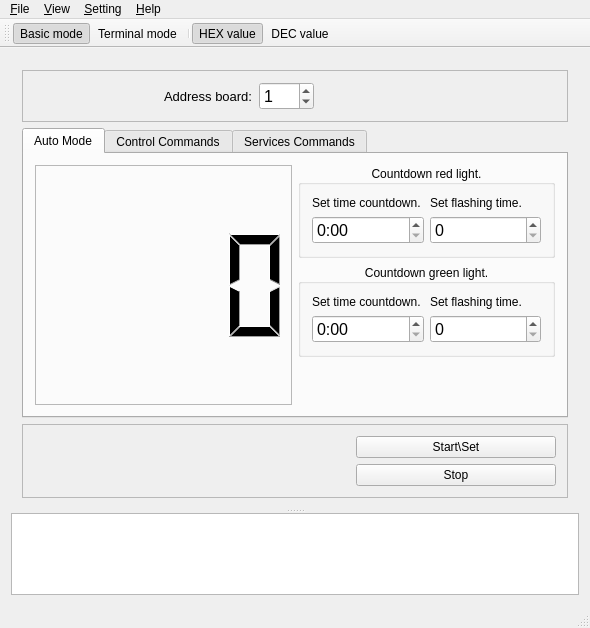
<?xml version="1.0" encoding="UTF-8"?>
<ui version="4.0">
 <class>MainWindow</class>
 <widget class="QMainWindow" name="MainWindow">
  <property name="geometry">
   <rect>
    <x>0</x>
    <y>0</y>
    <width>590</width>
    <height>628</height>
   </rect>
  </property>
  <property name="windowTitle">
   <string>MainWindow</string>
  </property>
  <widget class="QWidget" name="centralWidget">
   <layout class="QGridLayout" name="gridLayout_6">
    <item row="0" column="0">
     <widget class="QSplitter" name="splitter">
      <property name="orientation">
       <enum>Qt::Vertical</enum>
      </property>
      <widget class="QWidget" name="">
       <layout class="QVBoxLayout" name="verticalLayout_15">
        <item>
         <widget class="QFrame" name="frameAdr">
          <property name="font">
           <font>
            <pointsize>12</pointsize>
           </font>
          </property>
          <property name="frameShape">
           <enum>QFrame::StyledPanel</enum>
          </property>
          <property name="frameShadow">
           <enum>QFrame::Plain</enum>
          </property>
          <layout class="QHBoxLayout" name="horizontalLayout_11" stretch="0,0,0,0">
           <item>
            <spacer name="horizontalSpacer_6">
             <property name="orientation">
              <enum>Qt::Horizontal</enum>
             </property>
             <property name="sizeHint" stdset="0">
              <size>
               <width>136</width>
               <height>20</height>
              </size>
             </property>
            </spacer>
           </item>
           <item>
            <widget class="QLabel" name="label_11">
             <property name="font">
              <font>
               <pointsize>10</pointsize>
              </font>
             </property>
             <property name="text">
              <string>Address board:</string>
             </property>
            </widget>
           </item>
           <item>
            <widget class="QSpinBox" name="spinBoxAdr">
             <property name="font">
              <font>
               <pointsize>12</pointsize>
              </font>
             </property>
             <property name="maximum">
              <number>255</number>
             </property>
             <property name="value">
              <number>1</number>
             </property>
             <property name="displayIntegerBase">
              <number>10</number>
             </property>
            </widget>
           </item>
           <item>
            <spacer name="horizontalSpacer_4">
             <property name="orientation">
              <enum>Qt::Horizontal</enum>
             </property>
             <property name="sizeHint" stdset="0">
              <size>
               <width>248</width>
               <height>17</height>
              </size>
             </property>
            </spacer>
           </item>
          </layout>
         </widget>
        </item>
        <item>
         <widget class="QTabWidget" name="tabWidget">
          <property name="tabPosition">
           <enum>QTabWidget::North</enum>
          </property>
          <property name="tabShape">
           <enum>QTabWidget::Rounded</enum>
          </property>
          <property name="currentIndex">
           <number>0</number>
          </property>
          <widget class="QWidget" name="tab_1">
           <attribute name="title">
            <string>Auto Mode</string>
           </attribute>
           <layout class="QHBoxLayout" name="horizontalLayout">
            <item>
             <widget class="QLCDNumber" name="lcdNumber">
              <property name="frameShape">
               <enum>QFrame::StyledPanel</enum>
              </property>
              <property name="frameShadow">
               <enum>QFrame::Sunken</enum>
              </property>
              <property name="lineWidth">
               <number>1</number>
              </property>
              <property name="smallDecimalPoint">
               <bool>false</bool>
              </property>
              <property name="digitCount">
               <number>4</number>
              </property>
              <property name="value" stdset="0">
               <double>0.000000000000000</double>
              </property>
              <property name="intValue" stdset="0">
               <number>0</number>
              </property>
             </widget>
            </item>
            <item>
             <layout class="QVBoxLayout" name="verticalLayout_7">
              <item>
               <widget class="QGroupBox" name="groupBox_2">
                <property name="title">
                 <string>Countdown red light.</string>
                </property>
                <property name="alignment">
                 <set>Qt::AlignCenter</set>
                </property>
                <layout class="QGridLayout" name="gridLayout_2">
                 <item row="0" column="0">
                  <layout class="QVBoxLayout" name="verticalLayout_10">
                   <item>
                    <widget class="QLabel" name="label_3">
                     <property name="text">
                      <string>Set time countdown.</string>
                     </property>
                    </widget>
                   </item>
                   <item>
                    <widget class="QTimeEdit" name="timeEditRed">
                     <property name="font">
                      <font>
                       <pointsize>12</pointsize>
                      </font>
                     </property>
                     <property name="maximumTime">
                      <time>
                       <hour>0</hour>
                       <minute>9</minute>
                       <second>59</second>
                      </time>
                     </property>
                     <property name="currentSection">
                      <enum>QDateTimeEdit::MinuteSection</enum>
                     </property>
                     <property name="displayFormat">
                      <string>m:ss</string>
                     </property>
                    </widget>
                   </item>
                  </layout>
                 </item>
                 <item row="0" column="1">
                  <layout class="QVBoxLayout" name="verticalLayout_9">
                   <item>
                    <widget class="QLabel" name="label_10">
                     <property name="text">
                      <string>Set flashing time.</string>
                     </property>
                    </widget>
                   </item>
                   <item>
                    <widget class="QSpinBox" name="spinBoxRed">
                     <property name="font">
                      <font>
                       <pointsize>12</pointsize>
                      </font>
                     </property>
                     <property name="maximum">
                      <number>255</number>
                     </property>
                    </widget>
                   </item>
                  </layout>
                 </item>
                </layout>
               </widget>
              </item>
              <item>
               <widget class="QGroupBox" name="groupBox_3">
                <property name="title">
                 <string>Countdown green light.</string>
                </property>
                <property name="alignment">
                 <set>Qt::AlignCenter</set>
                </property>
                <layout class="QGridLayout" name="gridLayout_3">
                 <item row="0" column="0">
                  <layout class="QVBoxLayout" name="verticalLayout_11">
                   <item>
                    <widget class="QLabel" name="label">
                     <property name="text">
                      <string>Set time countdown.</string>
                     </property>
                    </widget>
                   </item>
                   <item>
                    <widget class="QTimeEdit" name="timeEditGreen">
                     <property name="font">
                      <font>
                       <pointsize>12</pointsize>
                      </font>
                     </property>
                     <property name="maximumTime">
                      <time>
                       <hour>0</hour>
                       <minute>9</minute>
                       <second>59</second>
                      </time>
                     </property>
                     <property name="currentSection">
                      <enum>QDateTimeEdit::MinuteSection</enum>
                     </property>
                     <property name="displayFormat">
                      <string>m:ss</string>
                     </property>
                    </widget>
                   </item>
                  </layout>
                 </item>
                 <item row="0" column="1">
                  <layout class="QVBoxLayout" name="verticalLayout_12">
                   <item>
                    <widget class="QLabel" name="label_2">
                     <property name="text">
                      <string>Set flashing time.</string>
                     </property>
                    </widget>
                   </item>
                   <item>
                    <widget class="QSpinBox" name="spinBoxGreen">
                     <property name="font">
                      <font>
                       <pointsize>12</pointsize>
                      </font>
                     </property>
                     <property name="maximum">
                      <number>255</number>
                     </property>
                    </widget>
                   </item>
                  </layout>
                 </item>
                </layout>
               </widget>
              </item>
              <item>
               <spacer name="verticalSpacer_3">
                <property name="orientation">
                 <enum>Qt::Vertical</enum>
                </property>
                <property name="sizeHint" stdset="0">
                 <size>
                  <width>20</width>
                  <height>40</height>
                 </size>
                </property>
               </spacer>
              </item>
             </layout>
            </item>
           </layout>
          </widget>
          <widget class="QWidget" name="tab_2">
           <attribute name="title">
            <string>Control Commands</string>
           </attribute>
           <layout class="QVBoxLayout" name="verticalLayout_5">
            <item>
             <layout class="QHBoxLayout" name="horizontalLayout_2">
              <item>
               <widget class="QRadioButton" name="radioButtonTestOne">
                <property name="font">
                 <font>
                  <pointsize>10</pointsize>
                 </font>
                </property>
                <property name="text">
                 <string>Enabled board, the indicator is red:   </string>
                </property>
                <property name="checked">
                 <bool>true</bool>
                </property>
               </widget>
              </item>
              <item>
               <layout class="QVBoxLayout" name="verticalLayout_4">
                <item>
                 <widget class="QLabel" name="label_7">
                  <property name="text">
                   <string>Time countdown</string>
                  </property>
                 </widget>
                </item>
                <item>
                 <widget class="QTimeEdit" name="timeEditRedTest">
                  <property name="font">
                   <font>
                    <pointsize>12</pointsize>
                   </font>
                  </property>
                  <property name="maximumTime">
                   <time>
                    <hour>0</hour>
                    <minute>9</minute>
                    <second>59</second>
                   </time>
                  </property>
                  <property name="currentSection">
                   <enum>QDateTimeEdit::MinuteSection</enum>
                  </property>
                  <property name="displayFormat">
                   <string>m:ss</string>
                  </property>
                 </widget>
                </item>
               </layout>
              </item>
              <item>
               <layout class="QVBoxLayout" name="verticalLayout_3">
                <item>
                 <widget class="QLabel" name="label_8">
                  <property name="text">
                   <string>Blinking</string>
                  </property>
                 </widget>
                </item>
                <item>
                 <widget class="QSpinBox" name="spinBoxRedTest">
                  <property name="font">
                   <font>
                    <pointsize>12</pointsize>
                   </font>
                  </property>
                  <property name="maximum">
                   <number>255</number>
                  </property>
                 </widget>
                </item>
               </layout>
              </item>
              <item>
               <spacer name="horizontalSpacer_2">
                <property name="orientation">
                 <enum>Qt::Horizontal</enum>
                </property>
                <property name="sizeHint" stdset="0">
                 <size>
                  <width>18</width>
                  <height>40</height>
                 </size>
                </property>
               </spacer>
              </item>
             </layout>
            </item>
            <item>
             <layout class="QHBoxLayout" name="horizontalLayout_3">
              <item>
               <widget class="QRadioButton" name="radioButtonTestTwo">
                <property name="font">
                 <font>
                  <pointsize>10</pointsize>
                 </font>
                </property>
                <property name="text">
                 <string>Enabled board, the indicator is green:</string>
                </property>
               </widget>
              </item>
              <item>
               <layout class="QVBoxLayout" name="verticalLayout">
                <item>
                 <widget class="QLabel" name="label_5">
                  <property name="text">
                   <string>Time countdown</string>
                  </property>
                 </widget>
                </item>
                <item>
                 <widget class="QTimeEdit" name="timeEditGreenTest">
                  <property name="font">
                   <font>
                    <pointsize>12</pointsize>
                   </font>
                  </property>
                  <property name="maximumTime">
                   <time>
                    <hour>0</hour>
                    <minute>9</minute>
                    <second>59</second>
                   </time>
                  </property>
                  <property name="currentSection">
                   <enum>QDateTimeEdit::MinuteSection</enum>
                  </property>
                  <property name="displayFormat">
                   <string>m:ss</string>
                  </property>
                 </widget>
                </item>
               </layout>
              </item>
              <item>
               <layout class="QVBoxLayout" name="verticalLayout_2">
                <item>
                 <widget class="QLabel" name="label_6">
                  <property name="text">
                   <string>Blinking</string>
                  </property>
                 </widget>
                </item>
                <item>
                 <widget class="QSpinBox" name="spinBoxGreenTest">
                  <property name="font">
                   <font>
                    <pointsize>12</pointsize>
                   </font>
                  </property>
                  <property name="maximum">
                   <number>255</number>
                  </property>
                 </widget>
                </item>
               </layout>
              </item>
              <item>
               <spacer name="horizontalSpacer_3">
                <property name="orientation">
                 <enum>Qt::Horizontal</enum>
                </property>
                <property name="sizeHint" stdset="0">
                 <size>
                  <width>18</width>
                  <height>20</height>
                 </size>
                </property>
               </spacer>
              </item>
             </layout>
            </item>
            <item>
             <widget class="QRadioButton" name="radioButtonTestThree">
              <property name="font">
               <font>
                <pointsize>10</pointsize>
               </font>
              </property>
              <property name="text">
               <string>Disable board.</string>
              </property>
             </widget>
            </item>
            <item>
             <widget class="QRadioButton" name="radioButtonTestFour">
              <property name="font">
               <font>
                <pointsize>10</pointsize>
               </font>
              </property>
              <property name="text">
               <string>Manual control.</string>
              </property>
             </widget>
            </item>
            <item>
             <widget class="QRadioButton" name="radioButtonTestFive">
              <property name="font">
               <font>
                <pointsize>10</pointsize>
               </font>
              </property>
              <property name="text">
               <string>Adaptive control.</string>
              </property>
             </widget>
            </item>
            <item>
             <widget class="QRadioButton" name="radioButtonTestSix">
              <property name="font">
               <font>
                <pointsize>10</pointsize>
               </font>
              </property>
              <property name="text">
               <string>Supervisory control.</string>
              </property>
             </widget>
            </item>
            <item>
             <spacer name="verticalSpacer">
              <property name="orientation">
               <enum>Qt::Vertical</enum>
              </property>
              <property name="sizeHint" stdset="0">
               <size>
                <width>20</width>
                <height>5</height>
               </size>
              </property>
             </spacer>
            </item>
           </layout>
          </widget>
          <widget class="QWidget" name="tab_3">
           <attribute name="title">
            <string>Services Commands</string>
           </attribute>
           <layout class="QVBoxLayout" name="verticalLayout_16">
            <item>
             <layout class="QHBoxLayout" name="horizontalLayout_4">
              <item>
               <layout class="QVBoxLayout" name="verticalLayout_8">
                <item>
                 <widget class="QRadioButton" name="radioButtonSrvGetAdr">
                  <property name="text">
                   <string>Get the address:</string>
                  </property>
                  <property name="checked">
                   <bool>true</bool>
                  </property>
                 </widget>
                </item>
                <item>
                 <layout class="QGridLayout" name="gridLayout_4">
                  <item row="0" column="0">
                   <widget class="QRadioButton" name="radioButtonSvrSetAdr">
                    <property name="text">
                     <string>Set the address:</string>
                    </property>
                   </widget>
                  </item>
                  <item row="0" column="1" rowspan="4">
                   <layout class="QVBoxLayout" name="verticalLayout_13">
                    <item>
                     <widget class="QSpinBox" name="spinBoxAdrSrvNew">
                      <property name="minimumSize">
                       <size>
                        <width>50</width>
                        <height>0</height>
                       </size>
                      </property>
                      <property name="font">
                       <font>
                        <pointsize>12</pointsize>
                       </font>
                      </property>
                      <property name="maximum">
                       <number>254</number>
                      </property>
                      <property name="value">
                       <number>1</number>
                      </property>
                      <property name="displayIntegerBase">
                       <number>10</number>
                      </property>
                     </widget>
                    </item>
                    <item>
                     <widget class="QSpinBox" name="spinBoxBlinkSrv">
                      <property name="font">
                       <font>
                        <pointsize>12</pointsize>
                       </font>
                      </property>
                      <property name="maximum">
                       <number>255</number>
                      </property>
                      <property name="value">
                       <number>5</number>
                      </property>
                      <property name="displayIntegerBase">
                       <number>10</number>
                      </property>
                     </widget>
                    </item>
                    <item>
                     <widget class="QSpinBox" name="spinBoxCurrentSrv">
                      <property name="font">
                       <font>
                        <pointsize>12</pointsize>
                       </font>
                      </property>
                      <property name="maximum">
                       <number>15</number>
                      </property>
                      <property name="value">
                       <number>7</number>
                      </property>
                      <property name="displayIntegerBase">
                       <number>10</number>
                      </property>
                     </widget>
                    </item>
                    <item>
                     <widget class="QSpinBox" name="spinBoxBrightSrv">
                      <property name="font">
                       <font>
                        <pointsize>12</pointsize>
                       </font>
                      </property>
                      <property name="maximum">
                       <number>15</number>
                      </property>
                      <property name="value">
                       <number>7</number>
                      </property>
                      <property name="displayIntegerBase">
                       <number>10</number>
                      </property>
                     </widget>
                    </item>
                   </layout>
                  </item>
                  <item row="1" column="0">
                   <widget class="QRadioButton" name="radioButtonSrvTwo">
                    <property name="text">
                     <string>Set flashing time:</string>
                    </property>
                   </widget>
                  </item>
                  <item row="2" column="0">
                   <widget class="QRadioButton" name="radioButtonSrvThree">
                    <property name="text">
                     <string>Set current:</string>
                    </property>
                   </widget>
                  </item>
                  <item row="3" column="0">
                   <widget class="QRadioButton" name="radioButtonSrvFour">
                    <property name="text">
                     <string>Set the brightness:</string>
                    </property>
                   </widget>
                  </item>
                 </layout>
                </item>
                <item>
                 <layout class="QHBoxLayout" name="horizontalLayout_5" stretch="0,0,1">
                  <item>
                   <widget class="QRadioButton" name="radioButtonSrvTest1">
                    <property name="text">
                     <string>Test 1:</string>
                    </property>
                   </widget>
                  </item>
                  <item>
                   <widget class="QRadioButton" name="radioButtonSrvTest2">
                    <property name="text">
                     <string>Test 2:</string>
                    </property>
                   </widget>
                  </item>
                  <item>
                   <layout class="QVBoxLayout" name="verticalLayout_6">
                    <item>
                     <widget class="QLabel" name="label_9">
                      <property name="text">
                       <string>brightness</string>
                      </property>
                     </widget>
                    </item>
                    <item>
                     <widget class="QSpinBox" name="spinBoxTestSvr">
                      <property name="font">
                       <font>
                        <pointsize>12</pointsize>
                       </font>
                      </property>
                      <property name="maximum">
                       <number>15</number>
                      </property>
                      <property name="value">
                       <number>7</number>
                      </property>
                      <property name="displayIntegerBase">
                       <number>10</number>
                      </property>
                     </widget>
                    </item>
                   </layout>
                  </item>
                 </layout>
                </item>
               </layout>
              </item>
              <item>
               <spacer name="horizontalSpacer">
                <property name="orientation">
                 <enum>Qt::Horizontal</enum>
                </property>
                <property name="sizeHint" stdset="0">
                 <size>
                  <width>40</width>
                  <height>20</height>
                 </size>
                </property>
               </spacer>
              </item>
             </layout>
            </item>
            <item>
             <spacer name="verticalSpacer_2">
              <property name="orientation">
               <enum>Qt::Vertical</enum>
              </property>
              <property name="sizeHint" stdset="0">
               <size>
                <width>20</width>
                <height>17</height>
               </size>
              </property>
             </spacer>
            </item>
            <item>
             <widget class="QPushButton" name="pushButtonWinManual">
              <property name="maximumSize">
               <size>
                <width>100</width>
                <height>16777215</height>
               </size>
              </property>
              <property name="text">
               <string>Manual</string>
              </property>
              <property name="icon">
               <iconset resource="QCurrentResource.qrc">
                <normaloff>:/ICO/ICO/test.ico</normaloff>:/ICO/ICO/test.ico</iconset>
              </property>
             </widget>
            </item>
           </layout>
          </widget>
         </widget>
        </item>
        <item>
         <widget class="QFrame" name="frame">
          <property name="frameShape">
           <enum>QFrame::StyledPanel</enum>
          </property>
          <property name="frameShadow">
           <enum>QFrame::Plain</enum>
          </property>
          <layout class="QGridLayout" name="gridLayout">
           <item row="0" column="0">
            <spacer name="horizontalSpacer_5">
             <property name="orientation">
              <enum>Qt::Horizontal</enum>
             </property>
             <property name="sizeHint" stdset="0">
              <size>
               <width>327</width>
               <height>20</height>
              </size>
             </property>
            </spacer>
           </item>
           <item row="0" column="1">
            <layout class="QVBoxLayout" name="verticalLayout_14">
             <item>
              <widget class="QPushButton" name="pushButtonStart">
               <property name="minimumSize">
                <size>
                 <width>200</width>
                 <height>0</height>
                </size>
               </property>
               <property name="text">
                <string>Start\Set</string>
               </property>
              </widget>
             </item>
             <item>
              <widget class="QPushButton" name="pushButtonStop">
               <property name="minimumSize">
                <size>
                 <width>200</width>
                 <height>0</height>
                </size>
               </property>
               <property name="text">
                <string>Stop</string>
               </property>
              </widget>
             </item>
            </layout>
           </item>
          </layout>
         </widget>
        </item>
       </layout>
      </widget>
      <widget class="QTextEdit" name="textEditLog">
       <property name="maximumSize">
        <size>
         <width>16777215</width>
         <height>300</height>
        </size>
       </property>
       <property name="font">
        <font>
         <pointsize>10</pointsize>
        </font>
       </property>
      </widget>
     </widget>
    </item>
   </layout>
  </widget>
  <widget class="QMenuBar" name="menuBar">
   <property name="geometry">
    <rect>
     <x>0</x>
     <y>0</y>
     <width>590</width>
     <height>20</height>
    </rect>
   </property>
   <widget class="QMenu" name="menuFile">
    <property name="title">
     <string>&amp;File</string>
    </property>
    <addaction name="action_Exit"/>
   </widget>
   <widget class="QMenu" name="menuSetup">
    <property name="title">
     <string>&amp;Setting</string>
    </property>
    <addaction name="actionUSB_RS485"/>
    <addaction name="separator"/>
    <addaction name="actionNormal"/>
    <addaction name="actionTerminal"/>
    <addaction name="separator"/>
    <addaction name="actionHEX"/>
    <addaction name="actionDEC"/>
   </widget>
   <widget class="QMenu" name="menuHelp">
    <property name="title">
     <string>&amp;Help</string>
    </property>
    <addaction name="actionAbout"/>
   </widget>
   <widget class="QMenu" name="menu_View">
    <property name="title">
     <string>&amp;View</string>
    </property>
    <addaction name="action_Log"/>
   </widget>
   <addaction name="menuFile"/>
   <addaction name="menu_View"/>
   <addaction name="menuSetup"/>
   <addaction name="menuHelp"/>
  </widget>
  <widget class="QToolBar" name="mainToolBar">
   <attribute name="toolBarArea">
    <enum>TopToolBarArea</enum>
   </attribute>
   <attribute name="toolBarBreak">
    <bool>false</bool>
   </attribute>
   <addaction name="actionNormal"/>
   <addaction name="actionTerminal"/>
   <addaction name="separator"/>
   <addaction name="actionHEX"/>
   <addaction name="actionDEC"/>
  </widget>
  <widget class="QStatusBar" name="statusBar"/>
  <action name="action_Exit">
   <property name="icon">
    <iconset resource="QCurrentResource.qrc">
     <normaloff>:/ICO/ICO/exit.ico</normaloff>:/ICO/ICO/exit.ico</iconset>
   </property>
   <property name="text">
    <string>&amp;Exit</string>
   </property>
  </action>
  <action name="actionAbout">
   <property name="icon">
    <iconset resource="QCurrentResource.qrc">
     <normaloff>:/ICO/ICO/help.ico</normaloff>:/ICO/ICO/help.ico</iconset>
   </property>
   <property name="text">
    <string>About</string>
   </property>
  </action>
  <action name="actionUSB_RS485">
   <property name="icon">
    <iconset resource="QCurrentResource.qrc">
     <normaloff>:/ICO/ICO/setting.ico</normaloff>:/ICO/ICO/setting.ico</iconset>
   </property>
   <property name="text">
    <string>USB RS485</string>
   </property>
  </action>
  <action name="actionNormal">
   <property name="checkable">
    <bool>true</bool>
   </property>
   <property name="checked">
    <bool>true</bool>
   </property>
   <property name="text">
    <string>Basic mode</string>
   </property>
  </action>
  <action name="actionTerminal">
   <property name="checkable">
    <bool>true</bool>
   </property>
   <property name="text">
    <string>Terminal mode</string>
   </property>
  </action>
  <action name="actionHEX">
   <property name="checkable">
    <bool>true</bool>
   </property>
   <property name="checked">
    <bool>true</bool>
   </property>
   <property name="text">
    <string>HEX value</string>
   </property>
  </action>
  <action name="actionDEC">
   <property name="checkable">
    <bool>true</bool>
   </property>
   <property name="text">
    <string>DEC value</string>
   </property>
  </action>
  <action name="action_Log">
   <property name="checkable">
    <bool>true</bool>
   </property>
   <property name="checked">
    <bool>true</bool>
   </property>
   <property name="text">
    <string>&amp;Log</string>
   </property>
  </action>
 </widget>
 <layoutdefault spacing="6" margin="11"/>
 <resources>
  <include location="QCurrentResource.qrc"/>
 </resources>
 <connections>
  <connection>
   <sender>action_Exit</sender>
   <signal>triggered()</signal>
   <receiver>MainWindow</receiver>
   <slot>close()</slot>
   <hints>
    <hint type="sourcelabel">
     <x>-1</x>
     <y>-1</y>
    </hint>
    <hint type="destinationlabel">
     <x>281</x>
     <y>223</y>
    </hint>
   </hints>
  </connection>
  <connection>
   <sender>action_Log</sender>
   <signal>triggered(bool)</signal>
   <receiver>textEditLog</receiver>
   <slot>setVisible(bool)</slot>
   <hints>
    <hint type="sourcelabel">
     <x>-1</x>
     <y>-1</y>
    </hint>
    <hint type="destinationlabel">
     <x>300</x>
     <y>465</y>
    </hint>
   </hints>
  </connection>
 </connections>
</ui>
